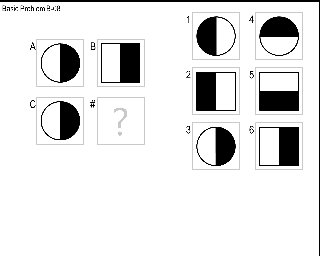
#> input picture CNN/t_25_4.png, 320 x 256 px
$ python test_shrink.py   (older library calls are emulated)
#> lines starting #> are read from the running program, lines starting #| are printed output that depends on the picture
### CNN/ImagePreprocessor.py
import numpy as np
from PIL import Image
from pathlib import Path

class ImagePreprocessor:
    # [29 lines left out: functions convert_grayscale, invert_image, maxpool, not called in this run]

    def shrink_image(self, im, target_width=320):
       scaling_ratio = target_width/float(im.size[0])
       target_height = int(float(im.size[1]) * float(scaling_ratio))
       result = im.resize((target_width, target_height), Image.ANTIALIAS)
       return result

    def open_image(self, image):
        if isinstance(image, str):
            image_path = Path(image)
            im = Image.open(image_path)
        elif isinstance(image, Path):
            image_path = image
            im = Image.open(image_path)
#> im is the input picture: PIL image 320x256 L; min 0, max 255, mean 228.7
        else:
            im = image
        return im

    # [9 lines left out: functions process_problem_image, process_cell_image, not called in this run]

### CNN/test_shrink.py
from ImagePreprocessor import ImagePreprocessor
import numpy as np
from PIL import Image
from pathlib import Path

if __name__ == '__main__':
    testfilepath = Path.cwd() / 't_25_4.png'
    resultpath = 'testresult1.png'
    resultpath2 = 'testresult2.png'

    p = ImagePreprocessor()
    im = p.open_image(testfilepath)
    r1 = p.shrink_image(im, 80)
#> in shrink_image, `result = im.resize((target_width, target_height), Image.ANTIALIAS)`:
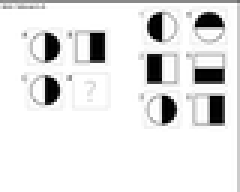
#> result: PIL image 80x64 L (shown 3 times larger); min 0, max 255, mean 228.7
    r2 = p.shrink_image(im, 160)
#> call 2 of shrink_image, with target_width = 160
#> in shrink_image (call 2), `result = im.resize((target_width, target_height), Image.ANTIALIAS)`:
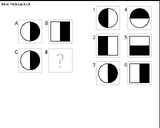
#> result: PIL image 160x128 L; min 0, max 255, mean 228.2
    r1.save(resultpath)
    r2.save(resultpath2)
